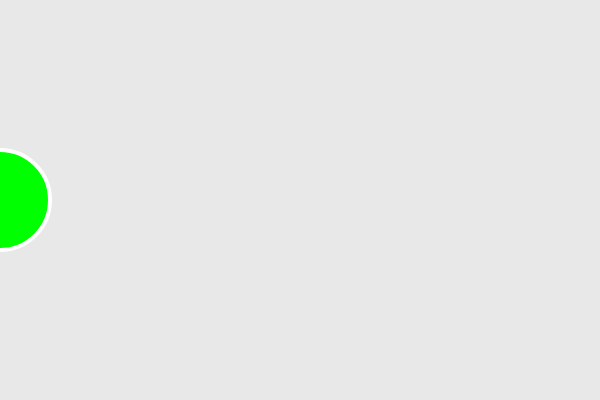
Frame 1 (no input)
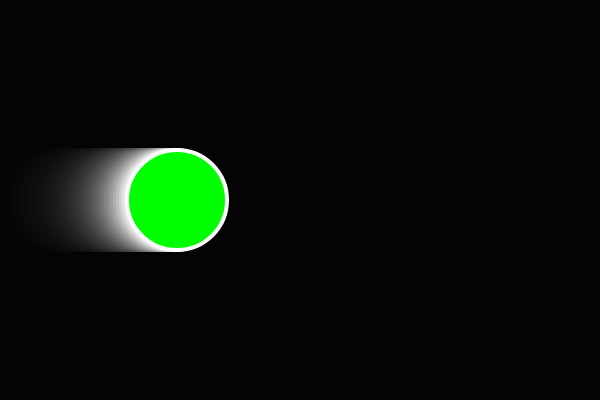
Frame 60 (no input)
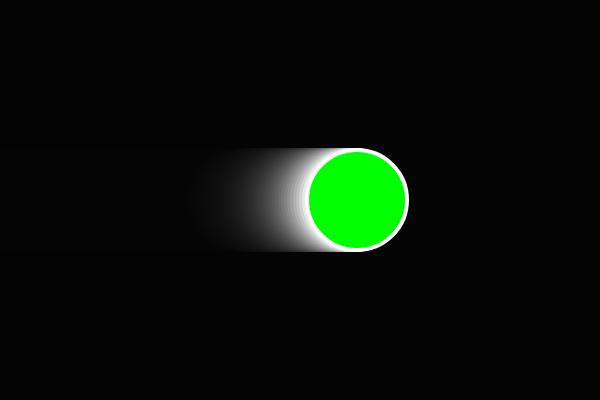
Frame 120 (the mouse pressed at the canvas centre since frame 60)

The p5.js sketch that drew these frames (run headless with seeded random() and noise() and a simulated clock; from frame 60 on, the mouse is pressed at the canvas centre):

// p5.js sketch
// ── sketch.js
var x = 0;
var speed = 3;
function setup() {
  createCanvas(600, 400);
}

function draw() {
  background(0,23);
  stroke(255);
  strokeWeight(4);
  fill(0,255,0);
  ellipse(x, 200, 100, 100);
  
  if (x > width){
    speed = -3;
  }
  
  
  
  x = x + speed;
}
